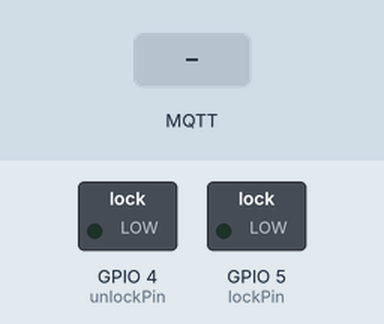
Recording of a sketch running on a simulated ESP8266 (NodeMCU). Parts: switched loads named in the sketch (green lamp = pin HIGH). Inputs (shaded band) come from the test bench. WiFi joins after 1.5 s; servers stay silent unless stated; no MQTT or app messages arrive unless stated; what the sketch prints to the serial monitor is not drawn.

Above: at 2.3 s.
2.4 s: MQTT message "lock" arrives on the first subscribed topic
At 3.0 s:
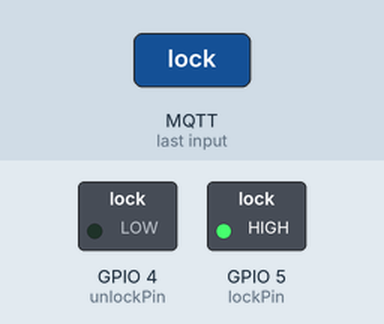
5.4 s: MQTT message "unlock" arrives on the first subscribed topic
At 6.4 s:
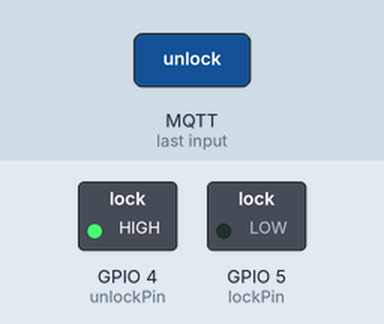
Timing chart, 0 to 8.9 s (numbered marks = the images above; inputs shaded):
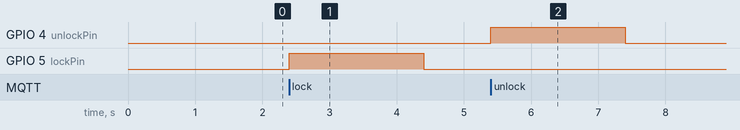

Measured:
- after the input at 2.4 s, GPIO 5 (lockPin): LOW → HIGH at once, → LOW 2.0 s later
- after the input at 5.4 s, GPIO 4 (unlockPin): LOW → HIGH at once, → LOW 2.0 s later

The sketch:

board.ino
```cpp
#include<ESP8266WiFi.h>
#include<PubSubClient.h>
#include<stdlib.h>
#include <SoftwareSerial.h>

#define rxPin 13
#define txPin 15

#define lockPin 5
#define unlockPin 4
const char* ssid = "oppo_f1";
const char* password = "12345678";
const IPAddress mqtt_server(192, 168, 43, 196);
const int mqtt_port = 1883;

WiFiClient espClient;
PubSubClient client(espClient);
SoftwareSerial sSerial(rxPin, txPin);

void callback(char* topic, byte* payload, unsigned int len){
  Serial.print("Message arrived [");
  Serial.print(topic);
  Serial.print("] ");
  char chArray[len+1];
  for (int i=0;i<len;i++) {
    chArray[i] = (char)payload[i];
  }
  chArray[len] = '\0';
  String s(chArray);
  if(s == "lock"){
    digitalWrite(lockPin, HIGH);
    delay(2000);
    digitalWrite(lockPin, LOW);
  }
  else if(s == "unlock"){
    digitalWrite(unlockPin, HIGH);
    delay(2000);
    digitalWrite(unlockPin, LOW);
  }
  Serial.println(s);
}

void connect_wifi(){
  Serial.print("Connecting to ");
  Serial.println(ssid);
  WiFi.begin(ssid, password);
  while(WiFi.status()!= WL_CONNECTED){
    Serial.print(".");
    delay(500);
  }
  Serial.println();
  Serial.println("WiFi connected");
}

void connect_mqtt(){
  Serial.println("Attempting MQTT connection");
  client.setServer(mqtt_server, 1883);
  client.setCallback(callback);
  while (!client.connected()) {
    Serial.print(".");
    if(client.connect("door_locker_nodeMCU")){
      client.subscribe("door_locker_server");
    }
    else{
      delay(500);
    }
  }
  Serial.println();
  Serial.println("MQTT connected");
}

void setup(){
  pinMode(rxPin, INPUT);
  pinMode(txPin, OUTPUT);
  pinMode(lockPin, OUTPUT);
  pinMode(unlockPin, OUTPUT);
  Serial.begin(9600);
  sSerial.begin(9600);
}

void loop(){
  if(WiFi.status() != WL_CONNECTED) {
    connect_wifi();
  }
  if(!client.connected()) {
    connect_mqtt();
  }
  client.loop();

  int count = 0;
  bool check = false;
  char serialBuffer[64];
  while (sSerial.available() > 0) {
    serialBuffer[count] = sSerial.read();
    count++;
    check = true;
  }
  serialBuffer[count] = '\0';
  if(check){
    client.publish("door_locker_nodeMCU",serialBuffer);
  }
}
```
